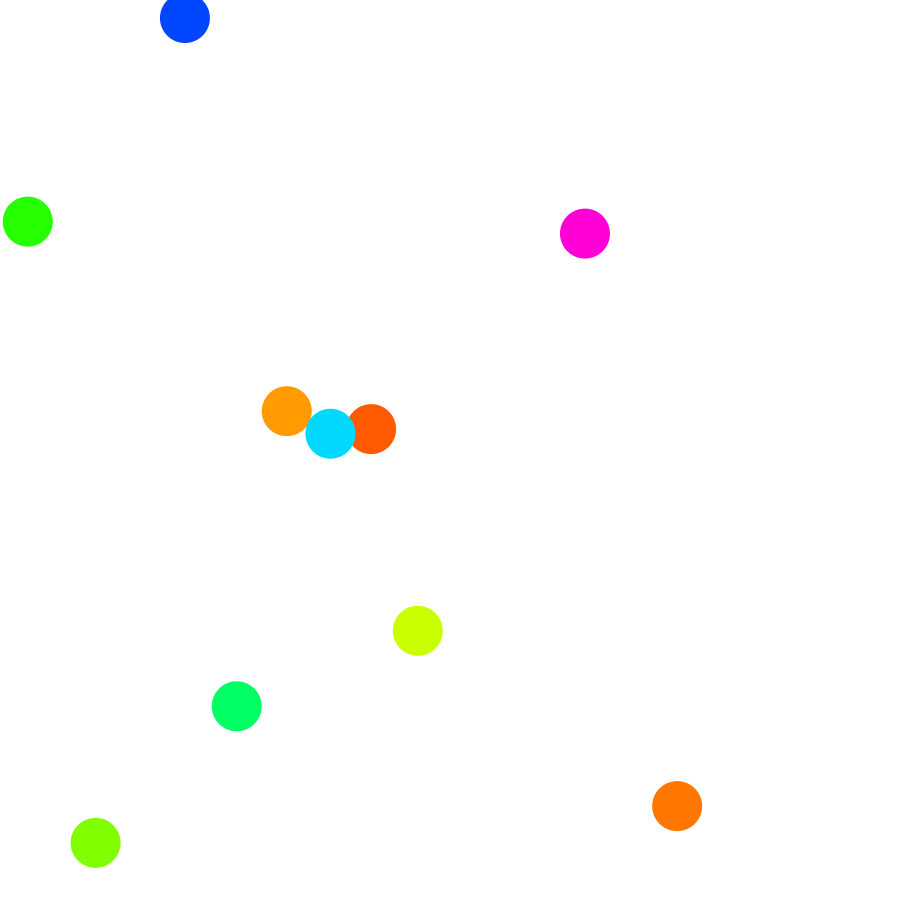
Frame 1 (no input)
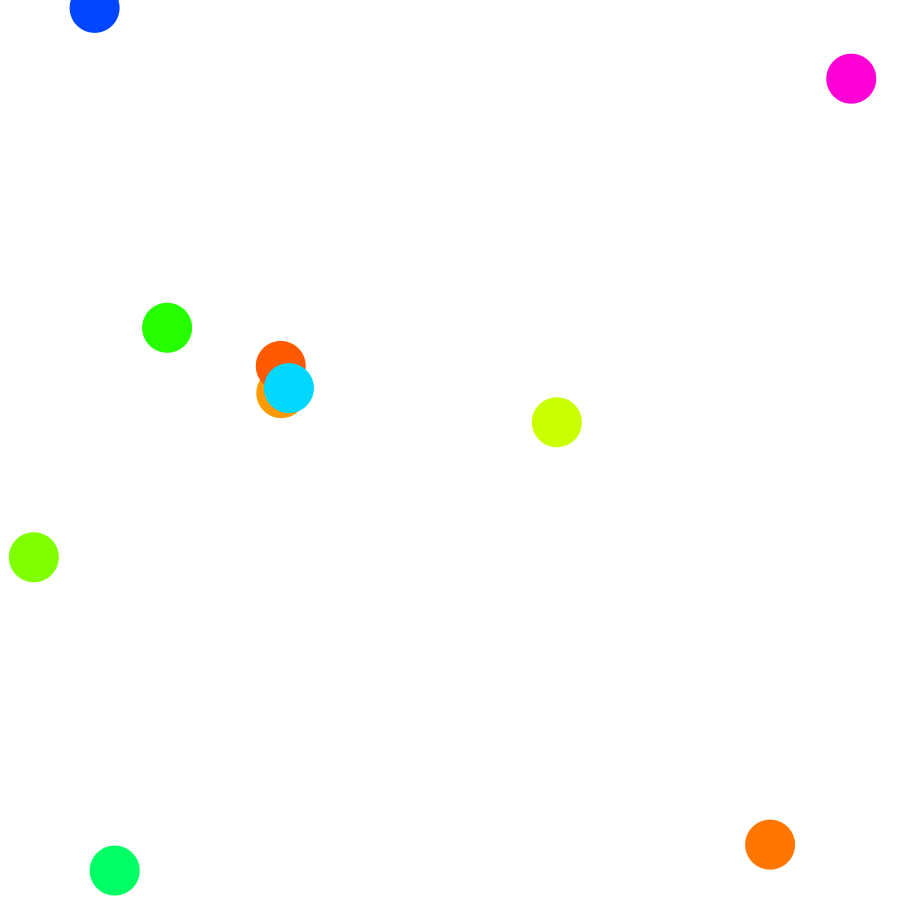
Frame 60 (the mouse pressed at the canvas centre just before this capture)
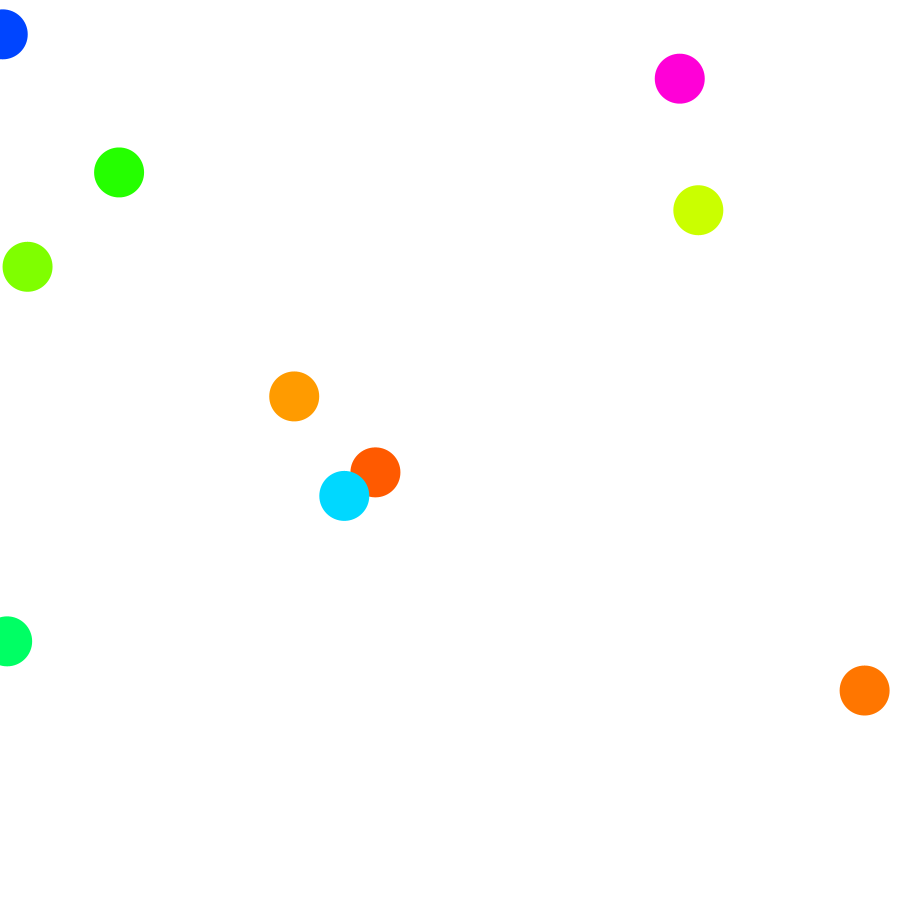
Frame 120 (the mouse held since frame 60 and released just before this capture)

The Processing sketch that drew these frames (run headless with seeded random() and noise(); from frame 60 on, the mouse is pressed at the canvas centre):

// Processing sketch: processing_67089
// ── processing_67089.pde

int num = 10; // number of balls

float[] xCor = new float[num]; // X Cordinate for all the balls
float[] yCor = new float[num];
float[] xSpeed = new float[num];
float[] ySpeed = new float[num];
float[] ballColor = new float[num];



void setup() {
  size(900, 900);
  smooth();
  noStroke();  
  fill(0);
  frameRate(60);
  colorMode(HSB, 100, 100, 100);

  for (int i = 0; i < num; i++) {
    xCor[i] = random(5, width-5);
    yCor[i] = random(5, width-5);
    xSpeed[i] = random(-5, 5);
    ySpeed[i] = random(-5, 5);
    ballColor[i] = random(1, 100);
  }
}  

void draw() {
  background(100);
  for ( int j = 0; j < num-1; j++) {    
    for (int k = j+1; k < num; k++) {
      if ( dist(xCor[j], yCor[j], xCor[k], yCor[k]) <= 60 ) {
        if (xSpeed[j] < 0 && xSpeed[k] > 0 || xSpeed[j] > 0 && xSpeed[k] < 0) {
          xSpeed[j] *= -1;
          xSpeed[k] *= -1;
        }
        if (ySpeed[j] < 0 && ySpeed[k] > 0 || ySpeed[j] > 0 && ySpeed[k] < 0) {
          ySpeed[j] *= -1;
          ySpeed[k] *= -1;
        }
      }
    }
  }
  for (int i = 0; i < num; i++) {
    if (xCor[i] >= width || xCor[i] <= 0) {
      xSpeed[i] *= -1;
    }
    if (yCor[i] >= height || yCor[i] <= 0) {
      ySpeed[i] *= -1;
    }
    xCor[i] += xSpeed[i];
    yCor[i] += ySpeed[i];
    fill(ballColor[i], 100, 100);
    ellipse(xCor[i], yCor[i], 50, 50);
  }
}
